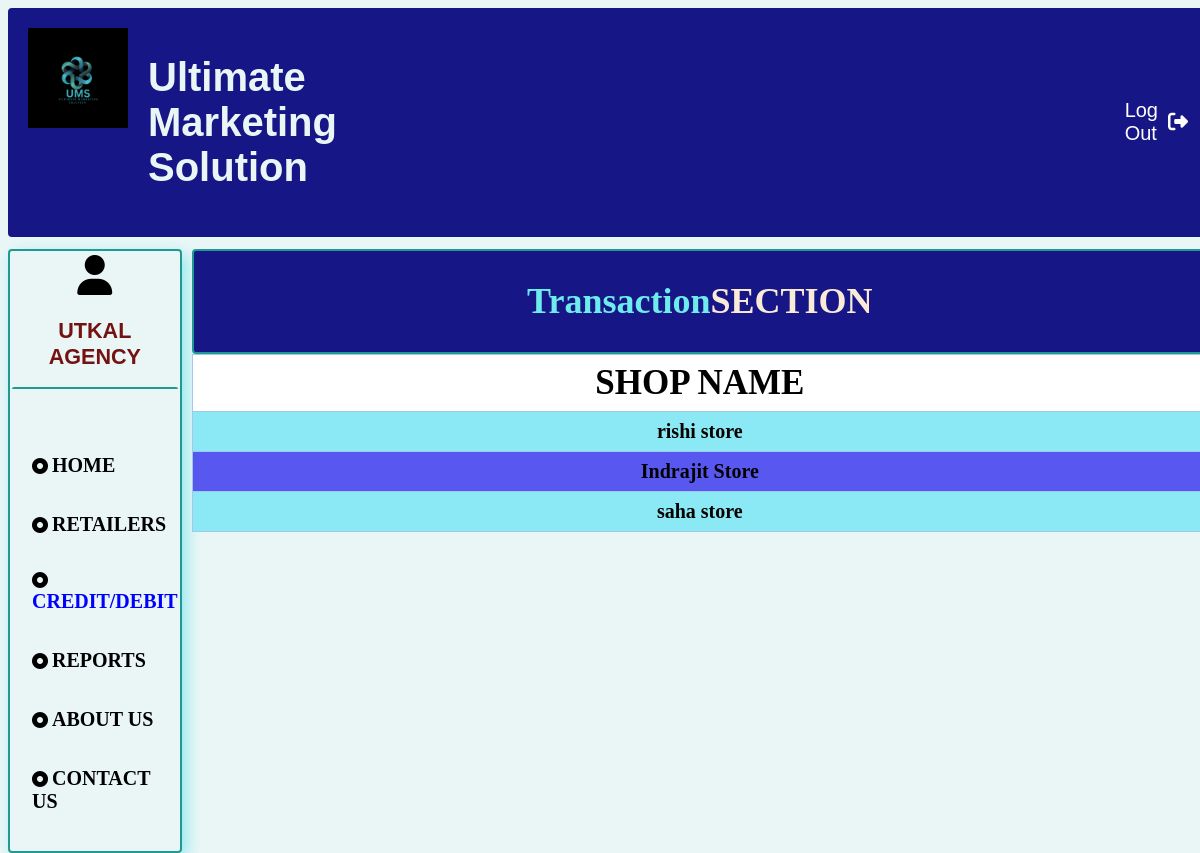
Page /templates/transaction.php (signed in) on the committed database.
### tables this page shows
CREATE TABLE `retailer` (
  `sno` int(3) NOT NULL,
  `ret_name` varchar(20) NOT NULL,
  `shop_name` varchar(20) NOT NULL,
  `shop` varchar(255) DEFAULT NULL,
  `ret_add` varchar(50) NOT NULL,
  `ret_phn` varchar(10) NOT NULL,
  `ret_type` varchar(20) NOT NULL
);

### templates/transaction.php (the view, shortened to what this page needs)
<?php
  $server = "localhost";
  $username = "root";
  $password = "";
  $database="mini";
  $con = mysqli_connect($server, $username, $password,$database);
 $query="select sno,ret_name,shop_name,ret_add,ret_phn,ret_type from retailer";
 $result=mysqli_query($con,$query);
?>
<!DOCTYPE html>
<html lang="en">
<head>
    <link rel="stylesheet" href="css/home.css">
    <link rel="stylesheet" href="css/ret.css">
    <link rel="stylesheet" href="https://cdnjs.cloudflare.com/ajax/libs/font-awesome/6.4.0/css/all.min.css" />
</head>
<body>
    <?php include('include/header.php') ?>
<div class="total">
    <div class="rect1">
        <section class="head">
            <div class="profile-logo">
                <i class="fa-solid fa-user"></i>
            </div>
            <div class="username">
                <h1>UTKAL AGENCY</h1>
            </div>
        </section>
        <div class="menubar">
            <i class="fa-solid fa-circle-dot"></i>
            <a href="home.php" >HOME</a>
            <br><br><br>
            <i class="fa-solid fa-circle-dot"></i>
            <a href="retailer.php">RETAILERS</a>
            <br><br><br>
            <i class="fa-solid fa-circle-dot"></i>
            <a href="transaction.php" style="color:blue">CREDIT/DEBIT</a>
            <br><br><br>
            <i class="fa-solid fa-circle-dot"></i>
            <a href="report.php">REPORTS</a>
            <br><br><br>
            <i class="fa-solid fa-circle-dot"></i>
            <a href="about.php">ABOUT US</a>
            <br><br><br>
            <i class="fa-solid fa-circle-dot"></i>
            <a href="contact.php">CONTACT US</a>
            <br><br><br>
        </div>
    </div>
    <div class="rect2">
        <section class="dash" id="dash">
            <div class="header">
                <h1 > Transaction<span>SECTION</span></h1>
            </div>
            <table>
                       <tr >
                         <th style="background-color:white; font-weight:800; font-size:35px ">SHOP NAME</th>
                        </tr>
                       <tr>
                       <?php
                          while($row=mysqli_fetch_assoc($result))
                           {
                        ?>
                          <td style="text-align:center; font-size:20px; font-weight:bolder; "><a href="trans_edit.php?ret_id=<?php echo $row['sno']?>" style="text-decoration:none;color:black;"><?php echo $row['shop_name'];?></a></td>
                        </tr>
                        <?php
                           }
                        ?>
                        </table>
      </section>
    </div>
</div>
</body>
</html>

### templates/css/home.css (style rules this page uses)
body { background-attachment: fixed; box-sizing: border-box; background-size: cover; width: 100%; height: 100vh; background-color: rgb(234, 246, 246); }
.total { width: 100%; display: flex; }
.rect1 { padding:2px; border: 2px solid rgb(30, 154, 146) ; float: left; margin-top: 2px; border-radius: 4px; width: 15%; box-shadow: 5px 5px 15px rgb(145, 233, 240); }
.rect1 .head { border-radius: 2px; background-color: rgb(234, 246, 246); display: inline; text-align: center; }
.rect1 .head .profile-logo { font-size: 40px; }
.rect1 .head .username { font-family: Verdana, Geneva, Tahoma, sans-serif; color: rgb(116, 18, 18); font-size: 0.9rem; }
.rect1 .menubar { padding-top: 65px; background-color: rgb(234, 246, 246); border-radius: 2px; padding-left: 20px; border-top: 2px solid rgb(30, 154, 146); text-align: left; }
.rect1 .menubar a { text-decoration: none; color: black; font-weight:900; font-size:20px; }
.rect2 { width: 100%; margin-left: 10px; }
.rect2 .dash .header { margin-top: 2px; text-align: center; font-family: cursive; font-size: 1.5rem; color: rgb(110, 235, 237); background-color: rgb(22, 22, 135); border: 2px solid rgb(30, 154, 146); border-radius: 2px; border-radius: 4px; }
span { background-color: rgb(22, 22, 135); color: antiquewhite; }

### templates/css/ret.css (style rules this page uses)
table { border-collapse: collapse; width: 100%; margin-bottom: 20px; background-color: rgba(45, 41, 238, 0.767); color: #000000; }
table td, table th { border: 1px solid #a2c8eb; padding: 8px; }
table tr:nth-child(even) { background-color: #8ae9f4; }

### rows in the picture
retailer: shop_name "rishi store"
retailer: shop_name "Indrajit Store"
retailer: shop_name "saha store"
